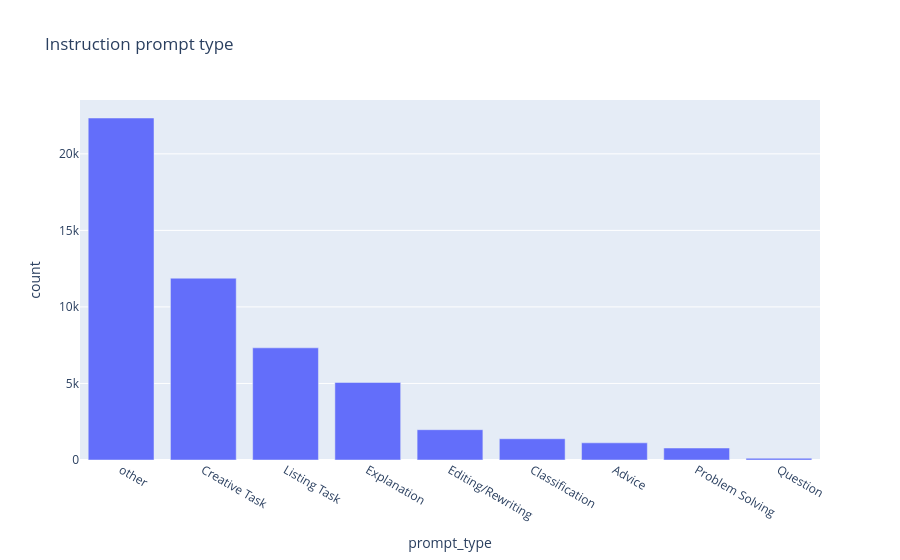

The notebook cell saved with this chart:
### Code cell
import plotly.express as px
px.bar(type_prompt,x="prompt_type",y="count",title="Instruction prompt type")

### Figure 1 — Plotly figure (JSON) as saved in the notebook; plotly's stock layout.template omitted (floating-point values rounded to 4 significant figures)
{"data": [{"alignmentgroup": "True", "hovertemplate": "prompt_type=%{x}<br>count=%{y}<extra></extra>", "legendgroup": "", "marker": {"color": "#636efa", "pattern": {"shape": ""}}, "name": "", "offsetgroup": "", "orientation": "v", "showlegend": false, "textposition": "auto", "type": "bar", "x": ["other", "Creative Task", "Listing Task", "Explanation", "Editing/Rewriting", "Classification", "Advice", "Problem Solving", "Question"], "xaxis": "x", "y": [22342, 11877, 7328, 5066, 1980, 1389, 1122, 784, 114], "yaxis": "y"}], "layout": {"barmode": "relative", "legend": {"tracegroupgap": 0}, "title": {"text": "Instruction prompt type"}, "xaxis": {"anchor": "y", "domain": [0, 1], "title": {"text": "prompt_type"}}, "yaxis": {"anchor": "x", "domain": [0, 1], "title": {"text": "count"}}}}
